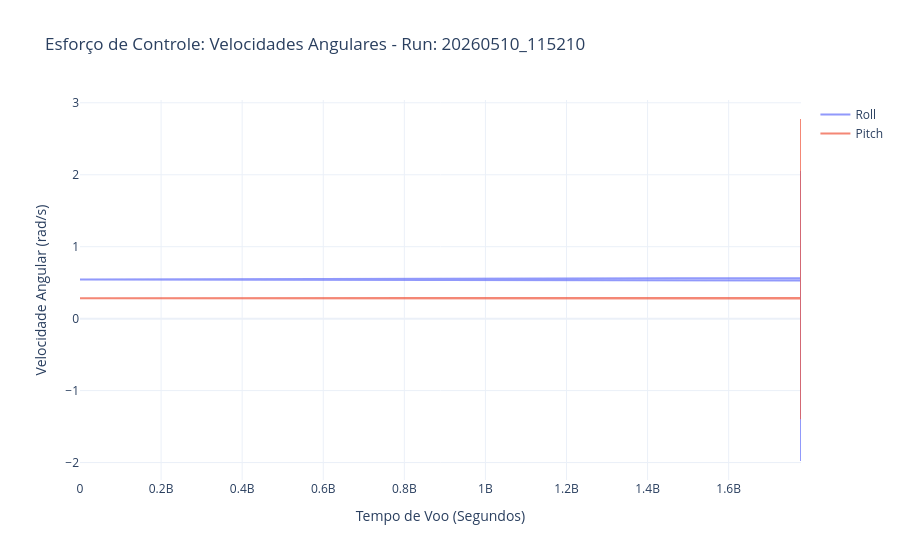
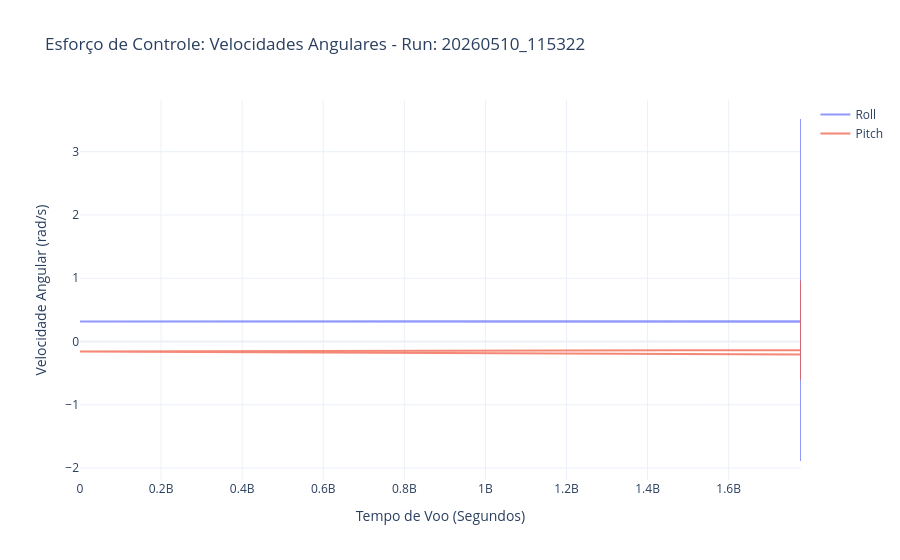
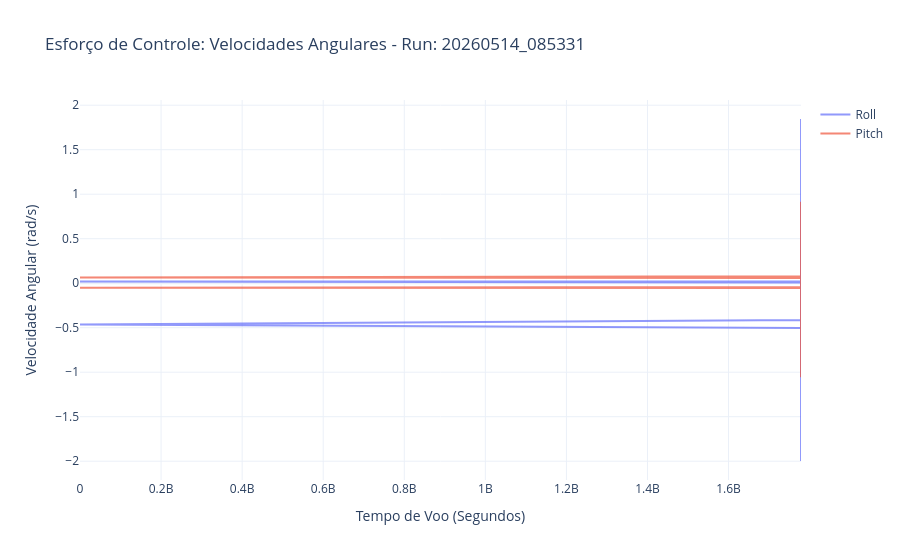
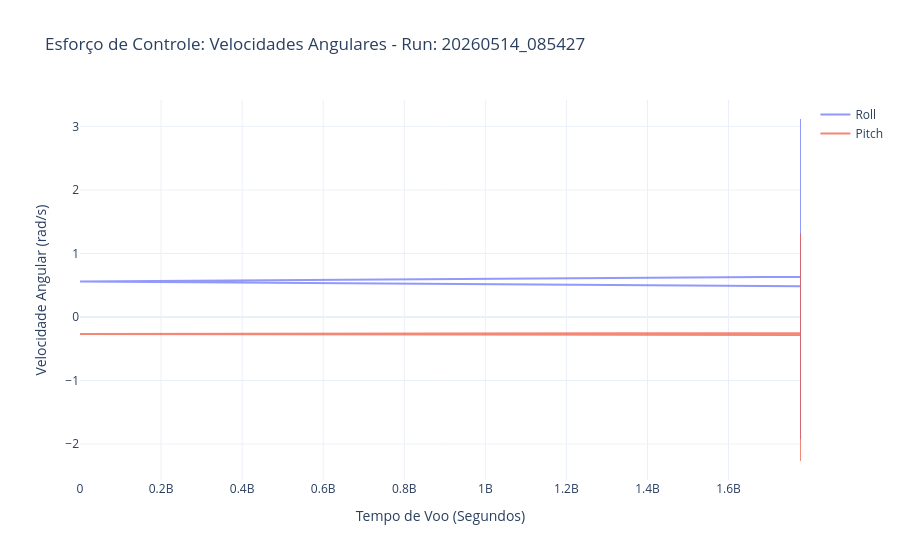

The cell these charts' notebook holds for them, in order:
### Markdown cell above
#### Análise do Pitch and Roll

### Code cell
for caminho, df in zip(caminhos_ficheiros, lista_dfs):
    
    # Extraindo o timestamp do nome do arquivo
    nome_arquivo = os.path.basename(caminho) 
    timestamp = nome_arquivo.replace('voo_teste_', '').replace('.csv', '')
    
    fig_2d = go.Figure()

    # Adiciona a linha de Roll
    fig_2d.add_trace(go.Scatter(
        x=df['timestamp'], y=df['roll_speed'],
        mode='lines',
        name='Roll',
        opacity=0.7
    ))

    # Adiciona a linha de Pitch
    fig_2d.add_trace(go.Scatter(
        x=df['timestamp'], y=df['pitch_speed'],
        mode='lines',
        name='Pitch',
        opacity=0.7
    ))

    fig_2d.update_layout(
        title=f'Esforço de Controle: Velocidades Angulares - Run: {timestamp}',
        xaxis_title='Tempo de Voo (Segundos)',
        yaxis_title='Velocidade Angular (rad/s)',
        template='plotly_white',
        hovermode='x unified' # Cria uma linha vertical interativa ao passar o mouse
    )

    fig_2d.show()

### Figure 1 — Plotly figure (JSON) as saved in the notebook; plotly's stock layout.template omitted (floating-point values rounded to 4 significant figures; data arrays with more than 128 entries replaced by an {"elided": "..."} marker saying what was removed)
{"data": [{"mode": "lines", "name": "Roll", "opacity": 0.7, "type": "scatter", "x": {"elided": "3397 float values"}, "y": {"elided": "3397 float values"}}, {"mode": "lines", "name": "Pitch", "opacity": 0.7, "type": "scatter", "x": {"elided": "3397 float values"}, "y": {"elided": "3397 float values"}}], "layout": {"hovermode": "x unified", "title": {"text": "Esforço de Controle: Velocidades Angulares - Run: 20260510_115210"}, "xaxis": {"title": {"text": "Tempo de Voo (Segundos)"}}, "yaxis": {"title": {"text": "Velocidade Angular (rad/s)"}}}}

### Figure 2 — Plotly figure (JSON) as saved in the notebook; plotly's stock layout.template omitted (floating-point values rounded to 4 significant figures; data arrays with more than 128 entries replaced by an {"elided": "..."} marker saying what was removed)
{"data": [{"mode": "lines", "name": "Roll", "opacity": 0.7, "type": "scatter", "x": {"elided": "3330 float values"}, "y": {"elided": "3330 float values"}}, {"mode": "lines", "name": "Pitch", "opacity": 0.7, "type": "scatter", "x": {"elided": "3330 float values"}, "y": {"elided": "3330 float values"}}], "layout": {"hovermode": "x unified", "title": {"text": "Esforço de Controle: Velocidades Angulares - Run: 20260510_115322"}, "xaxis": {"title": {"text": "Tempo de Voo (Segundos)"}}, "yaxis": {"title": {"text": "Velocidade Angular (rad/s)"}}}}

### Figure 3 — Plotly figure (JSON) as saved in the notebook; plotly's stock layout.template omitted (floating-point values rounded to 4 significant figures; data arrays with more than 128 entries replaced by an {"elided": "..."} marker saying what was removed)
{"data": [{"mode": "lines", "name": "Roll", "opacity": 0.7, "type": "scatter", "x": {"elided": "3374 float values"}, "y": {"elided": "3374 float values"}}, {"mode": "lines", "name": "Pitch", "opacity": 0.7, "type": "scatter", "x": {"elided": "3374 float values"}, "y": {"elided": "3374 float values"}}], "layout": {"hovermode": "x unified", "title": {"text": "Esforço de Controle: Velocidades Angulares - Run: 20260514_085331"}, "xaxis": {"title": {"text": "Tempo de Voo (Segundos)"}}, "yaxis": {"title": {"text": "Velocidade Angular (rad/s)"}}}}

### Figure 4 — Plotly figure (JSON) as saved in the notebook; plotly's stock layout.template omitted (floating-point values rounded to 4 significant figures; data arrays with more than 128 entries replaced by an {"elided": "..."} marker saying what was removed)
{"data": [{"mode": "lines", "name": "Roll", "opacity": 0.7, "type": "scatter", "x": {"elided": "3140 float values"}, "y": {"elided": "3140 float values"}}, {"mode": "lines", "name": "Pitch", "opacity": 0.7, "type": "scatter", "x": {"elided": "3140 float values"}, "y": {"elided": "3140 float values"}}], "layout": {"hovermode": "x unified", "title": {"text": "Esforço de Controle: Velocidades Angulares - Run: 20260514_085427"}, "xaxis": {"title": {"text": "Tempo de Voo (Segundos)"}}, "yaxis": {"title": {"text": "Velocidade Angular (rad/s)"}}}}
